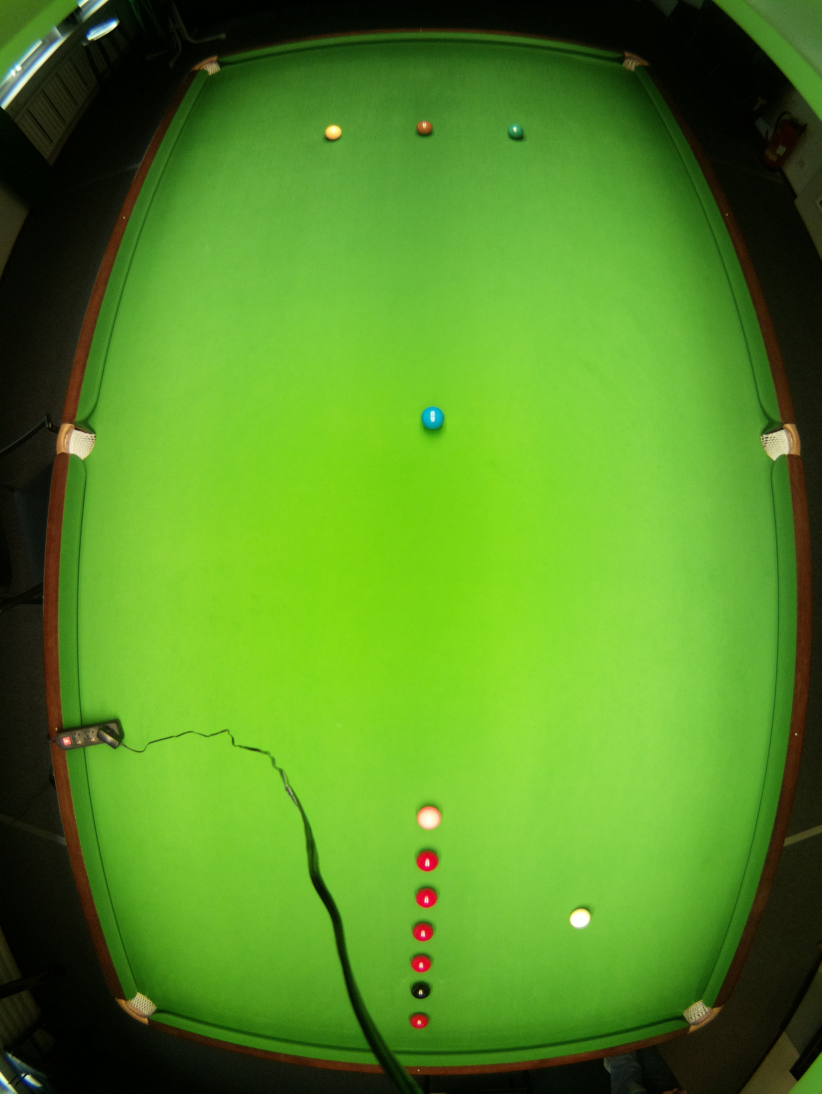
#> input picture software/resources/testimages/snook4b.jpg, 2464 x 3280 px (shown at 1/3 size)
$ python correction.py
#> lines starting #> are read from the running program, lines starting #| are printed output that depends on the picture; long printed decimals are rounded
#!/usr/bin/python3

import cv2
import math
import numpy as np
import time


def scale(val):
    return round((val / 25.5) + 0.001, 3)


def nothing(*x):
    pass


def correct():
    src = cv2.imread('resources/testimages/snook4b.jpg')
#> src is the input picture: shape (3280, 2464, 3); mean B, G, R 36.1, 140, 84.7
    src = cv2.resize(src, (int(src.shape[1]/4), int(src.shape[0]/4)), cv2.INTER_CUBIC)
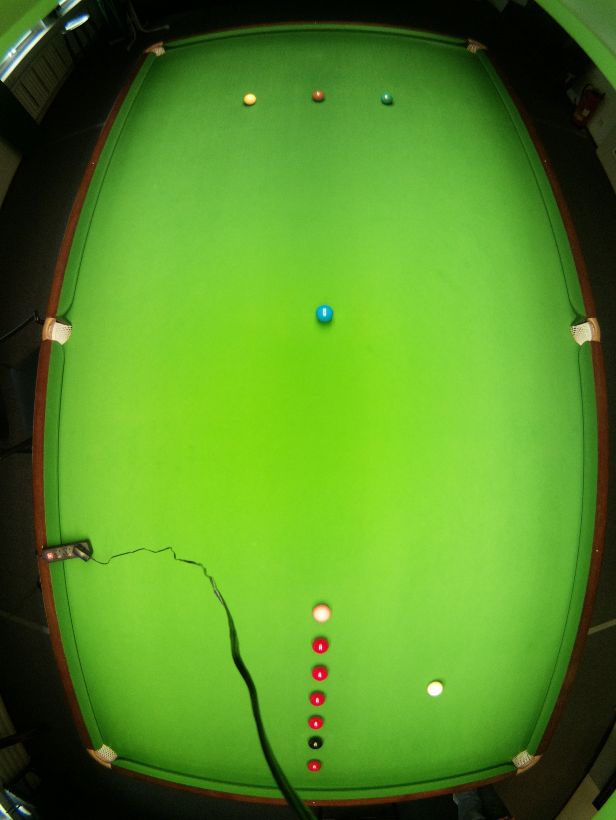
#> src: shape (820, 616, 3); mean B, G, R 36.2, 140.2, 84.9
    cv2.namedWindow('src', cv2.WINDOW_NORMAL)
    cv2.resizeWindow('src', 480, 800)
    cv2.namedWindow('correction', cv2.WINDOW_NORMAL)
    cv2.resizeWindow('correction', 480, 800)
    cv2.imshow('src', src)

    # algorithm
    image_height, image_width, image_channels = src.shape
#> image_height = 820; image_width = 616; image_channels = 3
    print('src.shape={}'.format(src.shape))
#| src.shape=(820, 616, 3)
    src2 = np.zeros(src.shape, np.uint8)
    src2[:] = (255, 255, 255)  # TODO: needed?

    half_width = image_width / 2
#> half_width = 308
    half_height = image_height / 2
#> half_height = 410

    cv2.createTrackbar('strength', 'correction', 126, 255, nothing)
    cv2.createTrackbar('zoom', 'correction', 45, 255, nothing)

    corr_r_base = math.sqrt(math.pow(image_width, 2) + math.pow(image_height, 2))
#> corr_r_base = 1025.6
    while True:
        start = time.time()
        n = 0
        zoom = scale(cv2.getTrackbarPos('zoom', 'correction'))
        strength = scale(cv2.getTrackbarPos('strength', 'correction'))
        correction_radius = corr_r_base / strength
#> correction_radius = 207.5
        print('zoom={} strength={} correction_radius={}'.format(zoom, strength, correction_radius))
#| zoom=1.766 strength=4.942 correction_radius=207.527
        for x in range(image_width):
            for y in range(image_height):
                new_x = x - half_width
                new_y = y - half_height
                distance = math.sqrt(math.pow(new_x, 2) + math.pow(new_y, 2))
                if distance == 0:
                    theta = 1
                else:
                    r = distance / correction_radius
                    theta = math.atan(r)/r
                source_x = int(half_width + theta * new_x * zoom)
                source_y = int(half_height + theta * new_y * zoom)
                if source_x < image_width and source_y < image_height:
                    (b, g, r) = src[source_y, source_x]
                else:
                    (b, g, r) = (0, 0, 0)
                src2[y, x] = (b, g, r)
                n += 1
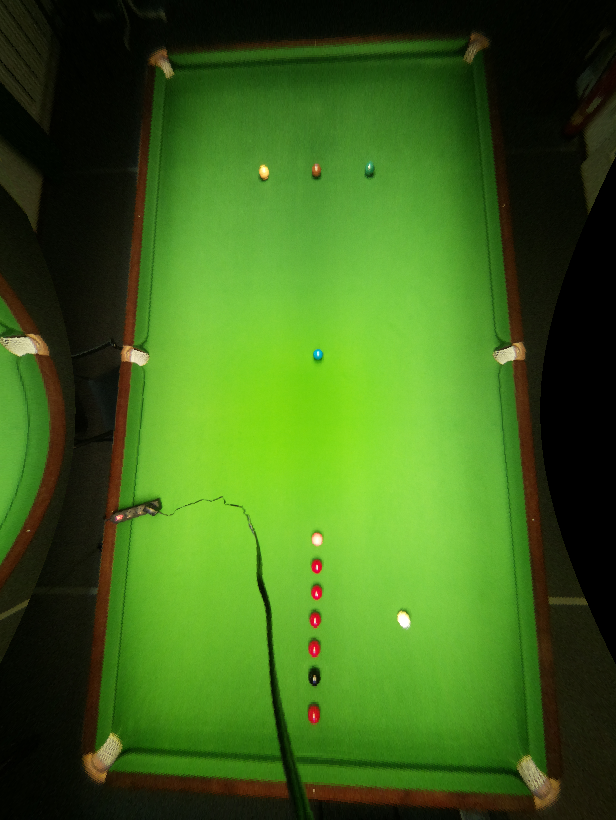
#> src2: shape (820, 616, 3); mean B, G, R 26.5, 101.6, 61.5
#> after the loop, n = 505120
        print(n)
#| 505120

        cv2.imshow('correction', src2)
        end = time.time()
        print('calc time = {}'.format(end - start))
        key = cv2.waitKey()
#> (key Esc is pressed here)

        if key == 27:  # wait for ESC key to exit
            break
        elif key == ord('s'):  # wait for 's' key to save
            cv2.imwrite('resources/correction_out.jpg', src2)
    cv2.destroyAllWindows()
    exit(0)
#> (the program exits here)

$ run again, with software/resources/testimages/snook2b.jpg copied over software/resources/testimages/snook4b.jpg
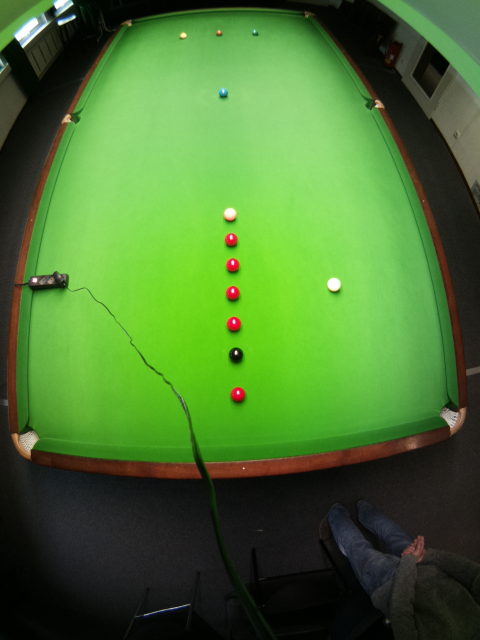
#> input picture software/resources/testimages/snook2b.jpg, 960 x 1280 px (shown at 1/2 size)
#> in correct, src is the input picture: shape (1280, 960, 3); mean B, G, R 49, 116.6, 73.3
#> in correct, `src = cv2.resize(src, (int(src.shape[1]/4), int(src.shape[0]/4)), cv2...`:
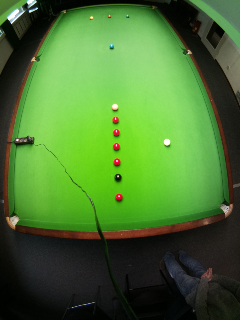
#> src: shape (320, 240, 3); mean B, G, R 49.1, 116.7, 73.4
#| src.shape=(320, 240, 3)
#| zoom=1.766 strength=4.942 correction_radius=80.939
#> after the loop in correct, `for x in range(image_width):`:
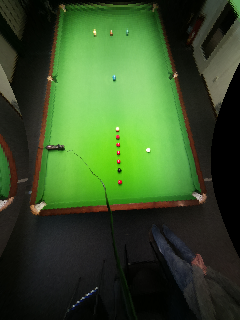
#> src2: shape (320, 240, 3); mean B, G, R 39.8, 80.7, 54.9
#> after the loop in correct, `for x in range(image_width):`: n = 76800
#| 76800

$ run again, with software/resources/testimages/snook3b.jpg copied over software/resources/testimages/snook4b.jpg
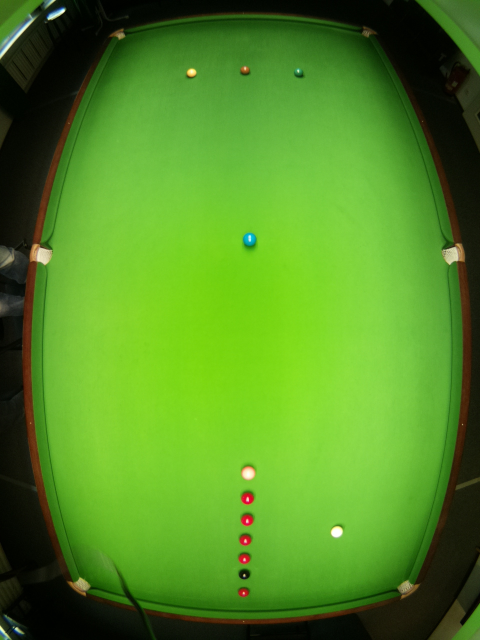
#> input picture software/resources/testimages/snook3b.jpg, 960 x 1280 px (shown at 1/2 size)
#> in correct, src is the input picture: shape (1280, 960, 3); mean B, G, R 35.3, 139.4, 81.9
#> in correct, `src = cv2.resize(src, (int(src.shape[1]/4), int(src.shape[0]/4)), cv2...`:
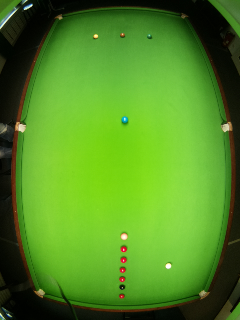
#> src: shape (320, 240, 3); mean B, G, R 35.4, 139.5, 82
#| src.shape=(320, 240, 3)
#| zoom=1.766 strength=4.942 correction_radius=80.939
#> after the loop in correct, `for x in range(image_width):`:
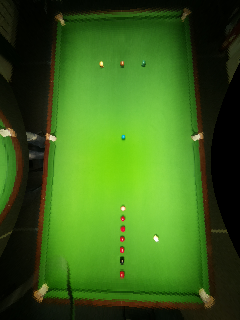
#> src2: shape (320, 240, 3); mean B, G, R 25.8, 100, 58.7
#> after the loop in correct, `for x in range(image_width):`: n = 76800
#| 76800

$ run again, with software/resources/testimages/snook5b.jpg copied over software/resources/testimages/snook4b.jpg
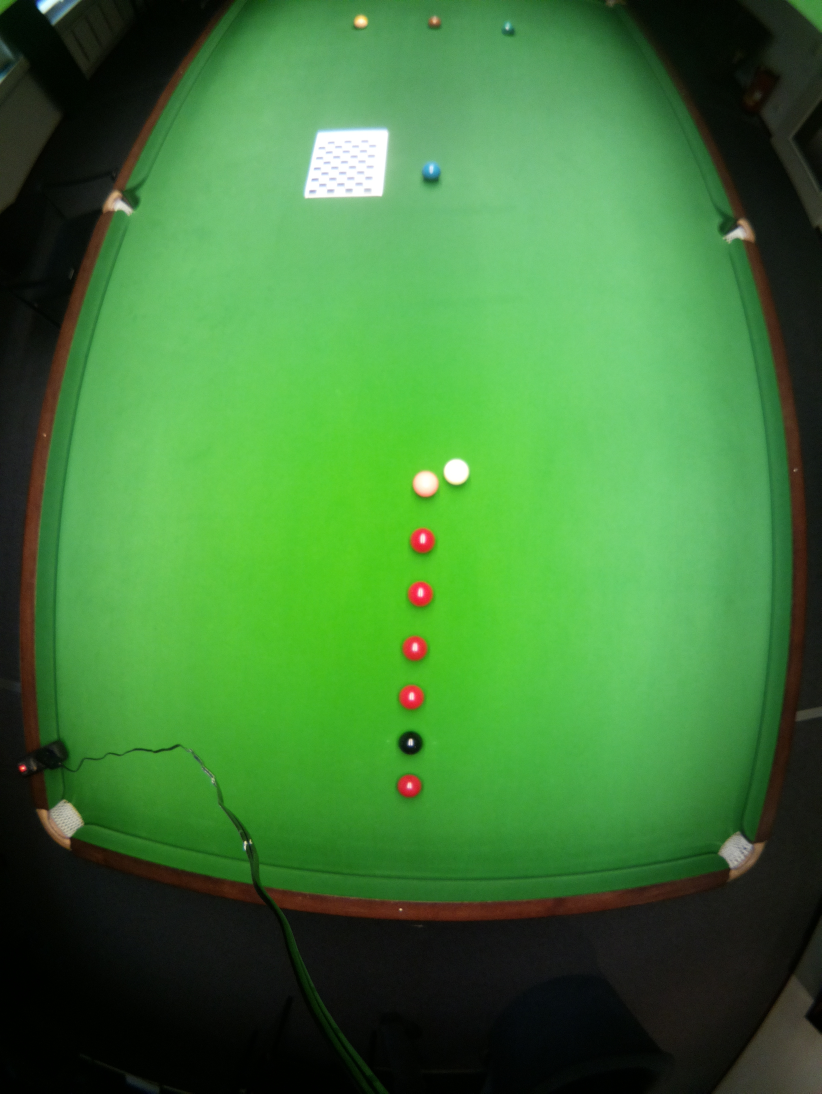
#> input picture software/resources/testimages/snook5b.jpg, 2464 x 3280 px (shown at 1/3 size)
#> in correct, src is the input picture: shape (3280, 2464, 3); mean B, G, R 57.2, 122.2, 64.4
#> in correct, `src = cv2.resize(src, (int(src.shape[1]/4), int(src.shape[0]/4)), cv2...`:
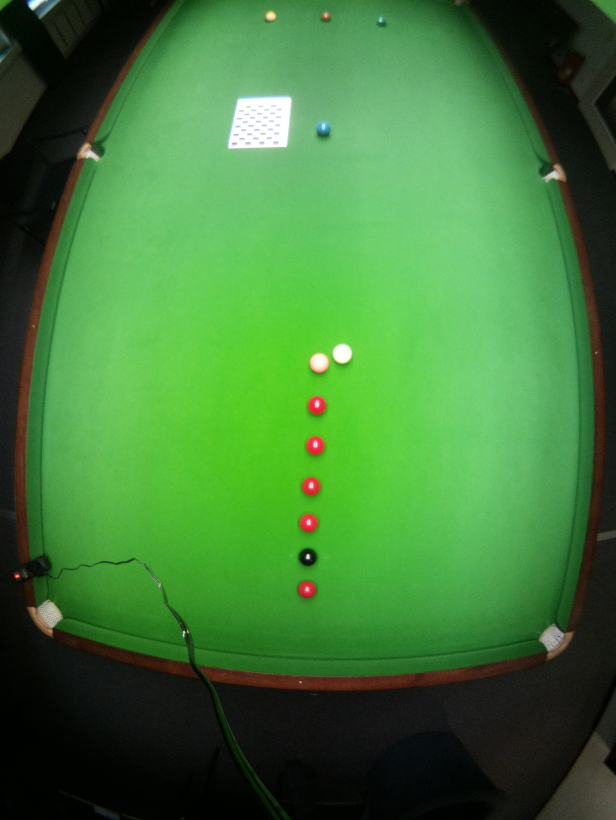
#> src: shape (820, 616, 3); mean B, G, R 57.3, 122.3, 64.6
#| src.shape=(820, 616, 3)
#| zoom=1.766 strength=4.942 correction_radius=207.527
#> after the loop in correct, `for x in range(image_width):`:
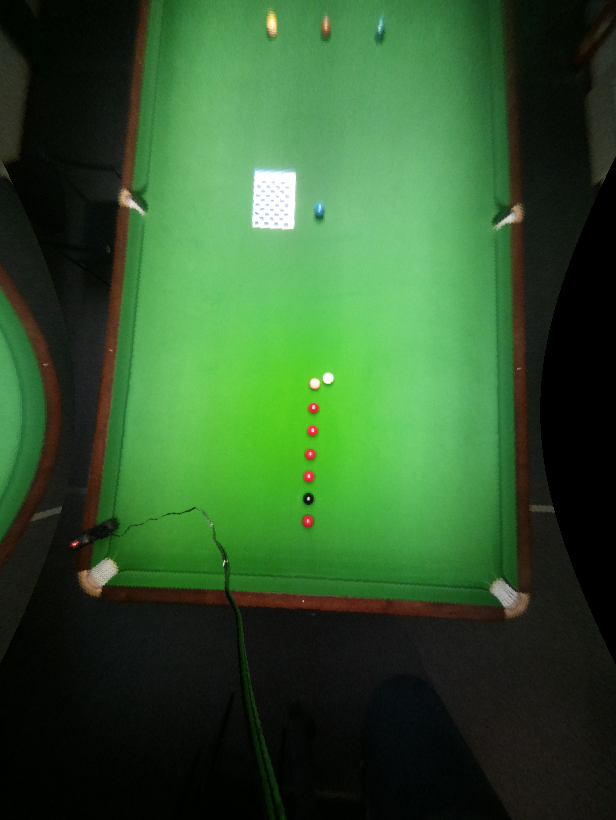
#> src2: shape (820, 616, 3); mean B, G, R 45.3, 87, 48.8
#> after the loop in correct, `for x in range(image_width):`: n = 505120
#| 505120
